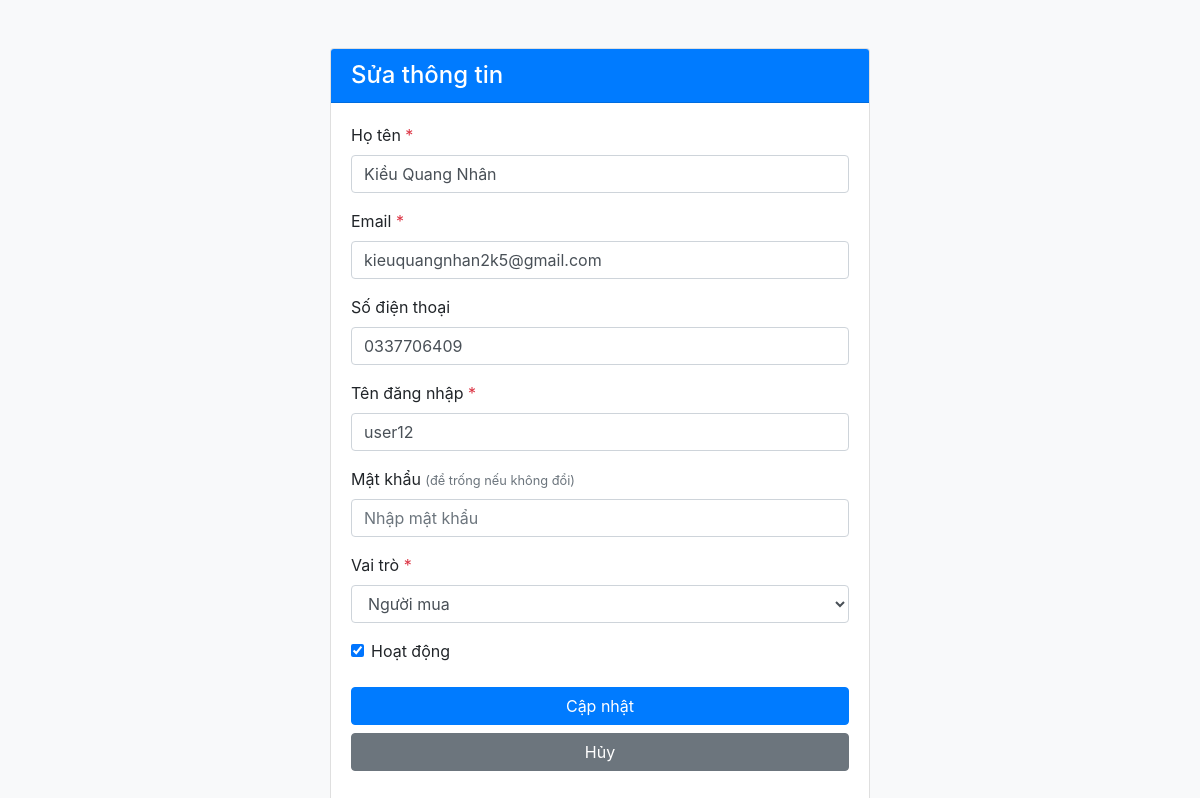
The page /admin/edit_user.php?id=1 on the database its author committed.
### tables this page shows
CREATE TABLE IF NOT EXISTS `nguoidung` (
  `ID_NguoiDung` int NOT NULL AUTO_INCREMENT,
  `HoTen` varchar(100) NOT NULL,
  `Email` varchar(100) NOT NULL,
  `SoDienThoai` varchar(15) NOT NULL,
  `MatKhau_Hash` varchar(255) NOT NULL,
  `VaiTro` enum('NguoiMua','NguoiBan','NguoiGiaoHang','QuanTriVien') NOT NULL,
  `TrangThaiHoatDong` tinyint(1) DEFAULT '1',
  `DiaChiGiaoHangMacDinh` text,
  `NgayTao` datetime DEFAULT CURRENT_TIMESTAMP,
  `TenDangNhap` varchar(50) DEFAULT NULL,
  `AnhDaiDien` text NOT NULL,
  PRIMARY KEY (`ID_NguoiDung`),
  UNIQUE KEY `Email` (`Email`),
  UNIQUE KEY `SoDienThoai` (`SoDienThoai`),
  UNIQUE KEY `TenDangNhap` (`TenDangNhap`)
);

### src/admin/edit_user.php (the view, shortened to what this page needs)
<?php
$id = isset($_GET['id']) ? (int)$_GET['id'] : 0;
$data = [
    'HoTen' => '',
    'Email' => '',
    'SoDienThoai' => '',
    'TenDangNhap' => '',
    'VaiTro' => 'NguoiMua',
    'TrangThaiHoatDong' => 1
];
if ($id > 0) {
    $stmt = $conn->prepare("
        SELECT ID_NguoiDung, HoTen, Email, SoDienThoai, TenDangNhap, VaiTro, TrangThaiHoatDong
        FROM nguoidung
        WHERE ID_NguoiDung = ?
    ");
    $stmt->bind_param('i', $id);
    $stmt->execute();
    $res = $stmt->get_result();
    if ($res && $res->num_rows > 0) {
        $data = array_merge($data, $res->fetch_assoc());
    } else {
        $_SESSION['flash'] = ['type' => 'danger', 'msg' => 'Người dùng không tồn tại.'];
        header('Location: user.php');
        exit;
    }
}
?>
<!DOCTYPE html>
<html lang="vi">
<head>
    <link rel="stylesheet" href="https://maxcdn.bootstrapcdn.com/bootstrap/4.0.0/css/bootstrap.min.css">
</head>
<body class="bg-light">
<div class="container mt-5">
    <div class="row justify-content-center">
        <div class="col-md-6">
            <div class="card shadow">
                <div class="card-header bg-primary text-white">
                    <h4 class="mb-0"><?= $id > 0 ? 'Sửa thông tin' : 'Thêm người dùng mới' ?></h4>
                </div>
                <div class="card-body">
                    <form method="POST" novalidate>
                        <div class="form-group">
                            <label for="HoTen">Họ tên <span class="text-danger">*</span></label>
                            <input type="text" id="HoTen" name="HoTen" class="form-control"
                                   value="<?= htmlspecialchars($data['HoTen']) ?>" required>
                        </div>
                        <div class="form-group">
                            <label for="Email">Email <span class="text-danger">*</span></label>
                            <input type="email" id="Email" name="Email" class="form-control"
                                   value="<?= htmlspecialchars($data['Email']) ?>" required>
                        </div>
                        <div class="form-group">
                            <label for="SoDienThoai">Số điện thoại</label>
                            <input type="text" id="SoDienThoai" name="SoDienThoai" class="form-control"
                                   value="<?= htmlspecialchars($data['SoDienThoai']) ?>" placeholder="0912345678">
                        </div>
                        <div class="form-group">
                            <label for="TenDangNhap">Tên đăng nhập <span class="text-danger">*</span></label>
                            <input type="text" id="TenDangNhap" name="TenDangNhap" class="form-control"
                                   value="<?= htmlspecialchars($data['TenDangNhap']) ?>" required>
                        </div>
                        <div class="form-group">
                            <label for="MatKhau">Mật khẩu
                                <?php if ($id > 0): ?>
                                    <small class="text-muted">(để trống nếu không đổi)</small>
                                <?php else: ?>
                                    <span class="text-danger">*</span>
                                <?php endif; ?>
                            </label>
                            <input type="password" id="MatKhau" name="MatKhau" class="form-control"
                                   <?= $id === 0 ? 'required' : '' ?> placeholder="Nhập mật khẩu">
                        </div>
                        <div class="form-group">
                            <label for="VaiTro">Vai trò <span class="text-danger">*</span></label>
                            <select id="VaiTro" name="VaiTro" class="form-control" required>
                                <option value="NguoiMua" <?= $data['VaiTro'] === 'NguoiMua' ? 'selected' : '' ?>>Người mua</option>
                            </select>
                        </div>
                        <div class="form-group form-check">
                            <input type="checkbox" id="TrangThaiHoatDong" name="TrangThaiHoatDong"
                                   class="form-check-input" value="1" <?= $data['TrangThaiHoatDong'] ? 'checked' : '' ?>>
                            <label class="form-check-label" for="TrangThaiHoatDong">
                                Hoạt động
                            </label>
                        </div>
                        <div class="form-group mt-4">
                            <button type="submit" class="btn btn-primary btn-block">
                                <?= $id > 0 ? 'Cập nhật' : 'Tạo người dùng' ?>
                            </button>
                            <a href="user.php" class="btn btn-secondary btn-block mt-2">Hủy</a>
                        </div>
                    </form>
                </div>
            </div>
        </div>
    </div>
</div>
</body>
</html>

### rows shown on the page
nguoidung: HoTen "Kiều Quang Nhân", Email "kieuquangnhan2k5@gmail.com", SoDienThoai "0337706409", TenDangNhap "user12", VaiTro "Người mua", TrangThaiHoatDong "☑"
